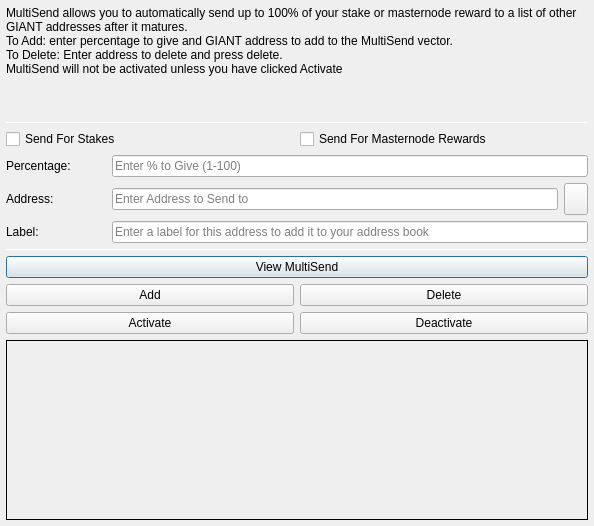
<?xml version="1.0" encoding="UTF-8"?>
<ui version="4.0">
 <class>MultiSendDialog</class>
 <widget class="QDialog" name="MultiSendDialog">
  <property name="windowModality">
   <enum>Qt::NonModal</enum>
  </property>
  <property name="geometry">
   <rect>
    <x>0</x>
    <y>0</y>
    <width>594</width>
    <height>526</height>
   </rect>
  </property>
  <property name="windowTitle">
   <string>MultiSend</string>
  </property>
  <layout class="QVBoxLayout" name="verticalLayout" stretch="0">
   <property name="margin">
    <number>6</number>
   </property>
   <item>
    <layout class="QVBoxLayout" name="verticalLayout_Main" stretch="1,1,1,0,1,1,1">
     <item>
      <widget class="QLabel" name="label_2">
       <property name="lineWidth">
        <number>1</number>
       </property>
       <property name="text">
        <string>MultiSend allows you to automatically send up to 100% of your stake or masternode reward to a list of other GIANT addresses after it matures.
To Add: enter percentage to give and GIANT address to add to the MultiSend vector.
To Delete: Enter address to delete and press delete.
MultiSend will not be activated unless you have clicked Activate</string>
       </property>
       <property name="alignment">
        <set>Qt::AlignLeading|Qt::AlignLeft|Qt::AlignTop</set>
       </property>
       <property name="wordWrap">
        <bool>true</bool>
       </property>
      </widget>
     </item>
     <item>
      <widget class="Line" name="line">
       <property name="minimumSize">
        <size>
         <width>0</width>
         <height>1</height>
        </size>
       </property>
       <property name="maximumSize">
        <size>
         <width>16777215</width>
         <height>1</height>
        </size>
       </property>
       <property name="orientation">
        <enum>Qt::Horizontal</enum>
       </property>
      </widget>
     </item>
     <item>
      <layout class="QVBoxLayout" name="verticalLayout_Settings">
       <item>
        <layout class="QHBoxLayout" name="horizontalLayout">
         <item>
          <widget class="QCheckBox" name="multiSendStakeCheckBox">
           <property name="text">
            <string>Send For Stakes</string>
           </property>
          </widget>
         </item>
         <item>
          <widget class="QCheckBox" name="multiSendMasternodeCheckBox">
           <property name="text">
            <string>Send For Masternode Rewards</string>
           </property>
          </widget>
         </item>
        </layout>
       </item>
       <item>
        <layout class="QHBoxLayout" name="horizontalLayout_6">
         <item>
          <widget class="QLabel" name="label">
           <property name="minimumSize">
            <size>
             <width>100</width>
             <height>0</height>
            </size>
           </property>
           <property name="toolTip">
            <string>Percentage of stake to send</string>
           </property>
           <property name="text">
            <string>Percentage:</string>
           </property>
          </widget>
         </item>
         <item>
          <widget class="QLineEdit" name="multiSendPercentEdit">
           <property name="toolTip">
            <string>Enter whole numbers 1 - 100</string>
           </property>
           <property name="placeholderText">
            <string>Enter % to Give (1-100)</string>
           </property>
          </widget>
         </item>
        </layout>
       </item>
       <item>
        <layout class="QHBoxLayout" name="horizontalLayout_7">
         <item>
          <widget class="QLabel" name="label_5">
           <property name="minimumSize">
            <size>
             <width>100</width>
             <height>0</height>
            </size>
           </property>
           <property name="toolTip">
            <string>Address to send portion of stake to</string>
           </property>
           <property name="text">
            <string>Address:</string>
           </property>
          </widget>
         </item>
         <item>
          <widget class="QLineEdit" name="multiSendAddressEdit">
           <property name="toolTip">
            <string/>
           </property>
           <property name="placeholderText">
            <string>Enter Address to Send to</string>
           </property>
          </widget>
         </item>
         <item>
          <widget class="QToolButton" name="addressBookButton">
           <property name="maximumSize">
            <size>
             <width>16777215</width>
             <height>32</height>
            </size>
           </property>
           <property name="toolTip">
            <string>Choose an address from the address book</string>
           </property>
           <property name="text">
            <string/>
           </property>
           <property name="icon">
            <iconset resource="../giant.qrc">
             <normaloff>:/icons/address-book</normaloff>:/icons/address-book</iconset>
           </property>
           <property name="shortcut">
            <string>Alt+A</string>
           </property>
          </widget>
         </item>
        </layout>
       </item>
      </layout>
     </item>
     <item>
      <layout class="QHBoxLayout" name="horizontalLayout_3">
       <item>
        <widget class="QLabel" name="label_3">
         <property name="minimumSize">
          <size>
           <width>100</width>
           <height>0</height>
          </size>
         </property>
         <property name="text">
          <string>Label:</string>
         </property>
        </widget>
       </item>
       <item>
        <widget class="QLineEdit" name="labelAddressLabelEdit">
         <property name="placeholderText">
          <string>Enter a label for this address to add it to your address book</string>
         </property>
        </widget>
       </item>
      </layout>
     </item>
     <item>
      <widget class="Line" name="line_2">
       <property name="minimumSize">
        <size>
         <width>0</width>
         <height>1</height>
        </size>
       </property>
       <property name="maximumSize">
        <size>
         <width>16777215</width>
         <height>1</height>
        </size>
       </property>
       <property name="orientation">
        <enum>Qt::Horizontal</enum>
       </property>
      </widget>
     </item>
     <item>
      <layout class="QVBoxLayout" name="verticalLayout_Buttons">
       <item>
        <layout class="QHBoxLayout" name="horizontalLayout_4">
         <item>
          <widget class="QPushButton" name="viewButton">
           <property name="toolTip">
            <string/>
           </property>
           <property name="statusTip">
            <string>View MultiSend Vector</string>
           </property>
           <property name="text">
            <string>View MultiSend</string>
           </property>
          </widget>
         </item>
        </layout>
       </item>
       <item>
        <layout class="QHBoxLayout" name="horizontalLayout_2">
         <item>
          <widget class="QPushButton" name="addButton">
           <property name="toolTip">
            <string/>
           </property>
           <property name="statusTip">
            <string>Add to MultiSend Vector</string>
           </property>
           <property name="text">
            <string>Add</string>
           </property>
          </widget>
         </item>
         <item>
          <widget class="QPushButton" name="deleteButton">
           <property name="toolTip">
            <string/>
           </property>
           <property name="statusTip">
            <string>Delete Address From MultiSend Vector</string>
           </property>
           <property name="text">
            <string>Delete</string>
           </property>
          </widget>
         </item>
        </layout>
       </item>
       <item>
        <layout class="QHBoxLayout" name="horizontalLayout_5">
         <item>
          <widget class="QPushButton" name="activateButton">
           <property name="statusTip">
            <string>Activate MultiSend</string>
           </property>
           <property name="text">
            <string>Activate</string>
           </property>
          </widget>
         </item>
         <item>
          <widget class="QPushButton" name="disableButton">
           <property name="statusTip">
            <string>Deactivate MultiSend</string>
           </property>
           <property name="text">
            <string>Deactivate</string>
           </property>
          </widget>
         </item>
        </layout>
       </item>
      </layout>
     </item>
     <item>
      <widget class="QLabel" name="message">
       <property name="minimumSize">
        <size>
         <width>0</width>
         <height>180</height>
        </size>
       </property>
       <property name="frameShape">
        <enum>QFrame::Panel</enum>
       </property>
       <property name="frameShadow">
        <enum>QFrame::Plain</enum>
       </property>
       <property name="lineWidth">
        <number>1</number>
       </property>
       <property name="midLineWidth">
        <number>1</number>
       </property>
       <property name="text">
        <string/>
       </property>
       <property name="alignment">
        <set>Qt::AlignLeading|Qt::AlignLeft|Qt::AlignTop</set>
       </property>
       <property name="wordWrap">
        <bool>true</bool>
       </property>
      </widget>
     </item>
    </layout>
   </item>
  </layout>
 </widget>
 <resources>
  <include location="../giant.qrc"/>
 </resources>
 <connections/>
</ui>
